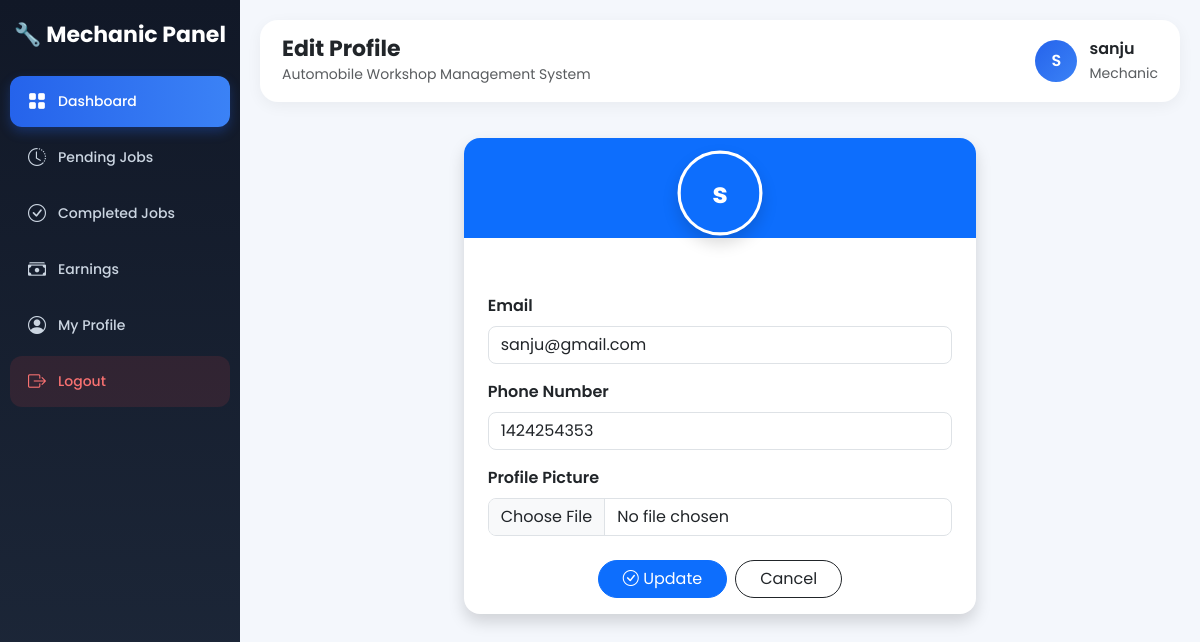
/mechanic/edit-profile/4/ (signed in), run on the app's committed database.
### mechanic/models.py (models this page shows, shortened)
class Mechanic(models.Model):
    name = models.CharField(max_length=255)
    email = models.EmailField(unique=True)
    number = models.CharField(max_length=15)
    address = models.TextField()
    certificate = models.FileField(upload_to='mechanic_certificate/')
    aadhaar = models.TextField(max_length=12)
    experience_certificate = models.FileField(upload_to='mechanic_experience_certificate/', blank=True, null=True)
    city = models.ForeignKey(City, on_delete=models.CASCADE)
    password = models.CharField(max_length=255)
    profile_pic = models.ImageField(upload_to='mechanic_profile_pic/', blank=True, null=True)
    is_valid = models.BooleanField(default=False)
    is_reject = models.BooleanField(default=False)
    last_login_date = models.DateTimeField(blank=True, null=True)
    application_created_at = models.DateTimeField(auto_now_add=True)
    created_at = models.DateTimeField(blank=True, null=True)

### mechanic/views.py (the view, shortened to what this page needs)
# urls.py: path('edit-profile/<int:id>/', views.profile_page_edit_mechanic, name='profile_page_edit_mechanic'),
def profile_page_edit_mechanic(request, id):
    mechanic = check_mechanic_access(request)
    if mechanic is None:
        return redirect('login_mechanic')
    if mechanic == 'not_valid':
        return render(request, 'application_submitted.html')
    if mechanic == 'reject':
        return render(request, 'application_rejected.html')
    return render(request, 'edit_profile_mechanic.html', {'mechanic': mechanic})

### mechanic/views.py (called while the page is built)
def check_mechanic_access(request):
    mechanic_id = request.session.get('mechanic_id')
    if not mechanic_id:
        return None
    try:
        mechanic = Mechanic.objects.get(id=mechanic_id)
        if mechanic.is_reject:
            return 'reject'
        if not mechanic.is_valid:
            return 'not_valid'
        return mechanic
    except Mechanic.DoesNotExist:
        return None

### mechanic/templates/edit_profile_mechanic.html (shortened to what this page needs)
{% extends 'base_mechanic.html' %}
{% block header %}Edit Profile{% endblock %}
{% block content %}
<div class="container py-3">
    <div class="row justify-content-center">
        <div class="col-lg-7 col-md-9">
            <div class="card border-0 shadow rounded-4 overflow-hidden">
                <div class="bg-primary position-relative"
                     style="height:100px;">
                    <div class="position-absolute start-50 translate-middle"
                         style="bottom:-40px;">
                        <div class="rounded-circle bg-white shadow border border-3 border-white overflow-hidden"
                             style="width:85px;height:85px;">
                            {% if mechanic.profile_pic %}
                                <img src="{{ mechanic.profile_pic.url }}"
                                     class="w-100 h-100"
                                     style="object-fit:cover;">
                            {% else %}
                                <div class="bg-primary text-white d-flex align-items-center justify-content-center fw-bold h-100"
                                     style="font-size:28px;">
                                    {{ mechanic.name|slice:":1" }}
                                </div>
                            {% endif %}
                        </div>
                    </div>
                </div>
                <div class="card-body pt-5 mt-2 px-4">
                    <form method="POST"
                          enctype="multipart/form-data">
                        <div class="mb-3">
                            <label class="form-label fw-semibold">
                                Email
                            </label>
                            <input type="email"
                                   name="email"
                                   class="form-control rounded-3"
                                   value="{{ mechanic.email }}"
                                   required>
                        </div>
                        <div class="mb-3">
                            <label class="form-label fw-semibold">
                                Phone Number
                            </label>
                            <input type="text"
                                   name="number"
                                   class="form-control rounded-3"
                                   value="{{ mechanic.number }}"
                                   required>
                        </div>
                        <div class="mb-4">
                            <label class="form-label fw-semibold">
                                Profile Picture
                            </label>
                            <input type="file"
                                   name="profile_pic"
                                   class="form-control rounded-3">
                        </div>
                        <div class="d-flex justify-content-center gap-2">
                            <button type="submit"
                                    class="btn btn-primary rounded-pill px-4">
                                <i class="bi bi-check-circle"></i>
                                Update
                            </button>
                            <a href="{% url 'profile_page_mechanic' %}"
                               class="btn btn-outline-dark rounded-pill px-4">
                                Cancel
                            </a>
                        </div>
                    </form>
                </div>
            </div>
        </div>
    </div>
</div>
{% endblock %}

### mechanic/templates/base_mechanic.html (shortened to what this page needs)
<!DOCTYPE html>
<html lang="en">
<head>
    <link href="https://cdn.jsdelivr.net/npm/bootstrap@5.3.2/dist/css/bootstrap.min.css"
          rel="stylesheet">
    <link href="https://cdn.jsdelivr.net/npm/bootstrap-icons/font/bootstrap-icons.css"
          rel="stylesheet">
</head>
<body>
    <div class="sidebar">
        <div class="sidebar-logo">
            🔧 Mechanic Panel
        </div>
        <a href="{% url 'home_mechanic' %}" class="active">
            <i class="bi bi-grid-fill"></i>
            <span>Dashboard</span>
        </a>
        <a href="#">
            <i class="bi bi-clock-history"></i>
            <span>Pending Jobs</span>
        </a>
        <a href="#">
            <i class="bi bi-check-circle"></i>
            <span>Completed Jobs</span>
        </a>
        <a href="#">
            <i class="bi bi-cash-stack"></i>
            <span>Earnings</span>
        </a>
        <a href="{% url 'profile_page_mechanic' %}">
            <i class="bi bi-person-circle"></i>
            <span>My Profile</span>
        </a>
        <a href="{% url 'logout_view_mechanic' %}" class="logout-btn">
            <i class="bi bi-box-arrow-right"></i>
            <span>Logout</span>
        </a>
    </div>
    <div class="main">
        <div class="topbar d-flex justify-content-between align-items-center">
            <div>
                <h5>
                    {% block header %}Mechanic Dashboard{% endblock %}
                </h5>
                <small class="text-muted">
                    Automobile Workshop Management System
                </small>
            </div>
            <div class="welcome-box">
                <div class="welcome-avatar">
                    {{ mechanic.name|slice:":1"|upper }}
                </div>
                <div>
                    <div class="fw-semibold">
                        {{ mechanic.name }}
                    </div>
                    <small class="text-muted">
                        Mechanic
                    </small>
                </div>
            </div>
        </div>
        {% block content %}
        {% endblock %}
    </div>
</body>
</html>

### mechanic/templates/base_mechanic.html (style rules this page uses)
* { font-family: 'Poppins', sans-serif; }
body { background: #f4f7fc; overflow-x: hidden; }
.sidebar { position: fixed; width: 240px; height: 100vh; background: linear-gradient(180deg,#111827,#1e293b); padding-top: 18px; overflow-y: auto; z-index: 999; }
.sidebar-logo { text-align: center; color: white; font-size: 22px; font-weight: 700; margin-bottom: 25px; }
.sidebar a { display: flex; align-items: center; gap: 12px; color: #cbd5e1; padding: 12px 18px; text-decoration: none; margin: 5px 10px; border-radius: 12px; transition: 0.3s; font-size: 14px; font-weight: 500; }
.sidebar a i { font-size: 18px; }
.sidebar a.active { background: linear-gradient(90deg,#2563eb,#3b82f6); color: white; box-shadow: 0 5px 12px rgba(37,99,235,0.3); }
.logout-btn { background: rgba(239,68,68,0.12); color: #f87171 !important; }
.main { margin-left: 240px; padding: 20px; }
.topbar { background: white; border-radius: 18px; padding: 16px 22px; margin-bottom: 20px; box-shadow: 0 4px 15px rgba(0,0,0,0.05); }
.topbar h5 { margin: 0; font-weight: 700; font-size: 22px; }
.welcome-box { display: flex; align-items: center; gap: 12px; }
.welcome-avatar { width: 42px; height: 42px; border-radius: 50%; background: linear-gradient(135deg,#2563eb,#3b82f6); display: flex; align-items: center; justify-content: center; color: white; font-weight: 600; font-size: 16px; }

### data on the page
Mechanic: name "S", name "sanju", name "s", email "sanju@gmail.com", number "1424254353"
